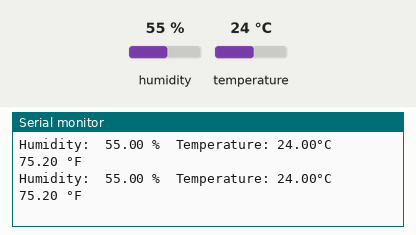
Recording of a sketch running on a simulated ESP32. Parts: the last lines printed to the serial monitor. The inputs (shaded band) are chosen by the test bench; at power-on: humidity 55 %, temperature 24 °C.

Above: at 4.8 s.
4.9 s: humidity set to 22 %
At 7.0 s:
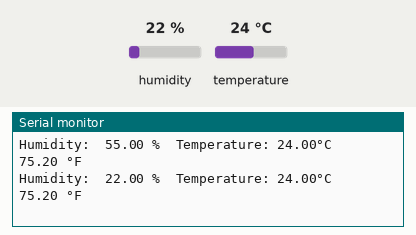
7.9 s: temperature set to 12 °C
At 9.4 s:
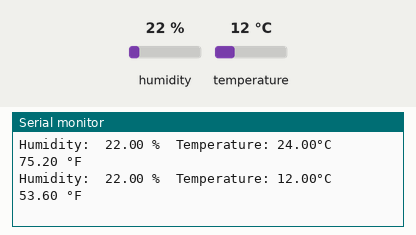
10.9 s: humidity set to 40 %
At 12.9 s:
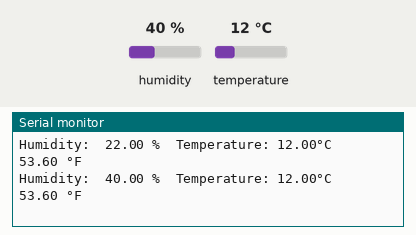
Timing chart, 0 to 14.4 s (numbered marks = the images above; inputs shaded):
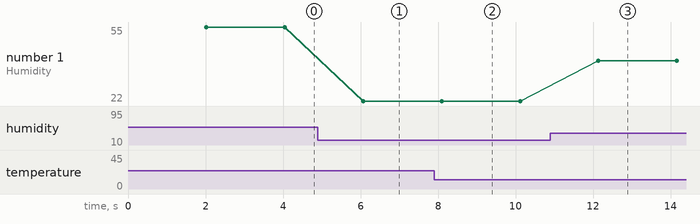

The sketch:

DHT.ino
```cpp
#include "DHT.h"

#define DHTPIN 7
#define DHTTYPE DHT11   // DHT 11
//#define DHTTYPE DHT22   // DHT 22  (AM2302), AM2321
//#define DHTTYPE DHT21   // DHT 21 (AM2301)

DHT dht(DHTPIN, DHTTYPE);

void setup() {
  Serial.begin(9600);
  dht.begin();
}

void loop() {
  // Wait a few seconds between measurements.
  delay(2000);

  // Reading temperature or humidity takes about 250 milliseconds!
  // Sensor readings may also be up to 2 seconds 'old' (its a very slow sensor)
  float h = dht.readHumidity();

  // Read temperature as Celsius (the default)
  float t = dht.readTemperature();

  //Read temperature as Fahrenheit (isFahrenheit = true)
  float f = dht.readTemperature(true);

  // Check if any reads failed and exit early (to try again).
  if (isnan(h) || isnan(t)|| isnan(f) ) {
    Serial.println("Failed to read from DHT sensor!");
    return;
  }


  Serial.print("Humidity:  ");
  Serial.print(h);
  Serial.print(" % ");
  Serial.print(" Temperature: ");
  Serial.print(t);
  Serial.print("°C  ");
  Serial.print(f);
  Serial.println(" °F");
}

// Example testing sketch for various DHT humidity/temperature sensors written by ladyada
// REQUIRES the following Arduino libraries:
// - DHT Sensor Library: https://github.com/adafruit/DHT-sensor-library
// - Adafruit Unified Sensor Lib: https://github.com/adafruit/Adafruit_Sensor
```

Measured:
- after the input at 4.9 s, the serial monitor: prints a new line after 1.2 s (image 1)
- after the input at 7.9 s, the serial monitor: prints a new line after 0.19 s (image 2)
- after the input at 10.9 s, the serial monitor: prints a new line after 1.2 s (image 3)
- plotted number 1: 55 → 22 after the input at 4.9 s, 22 → 40 after the input at 10.9 s
